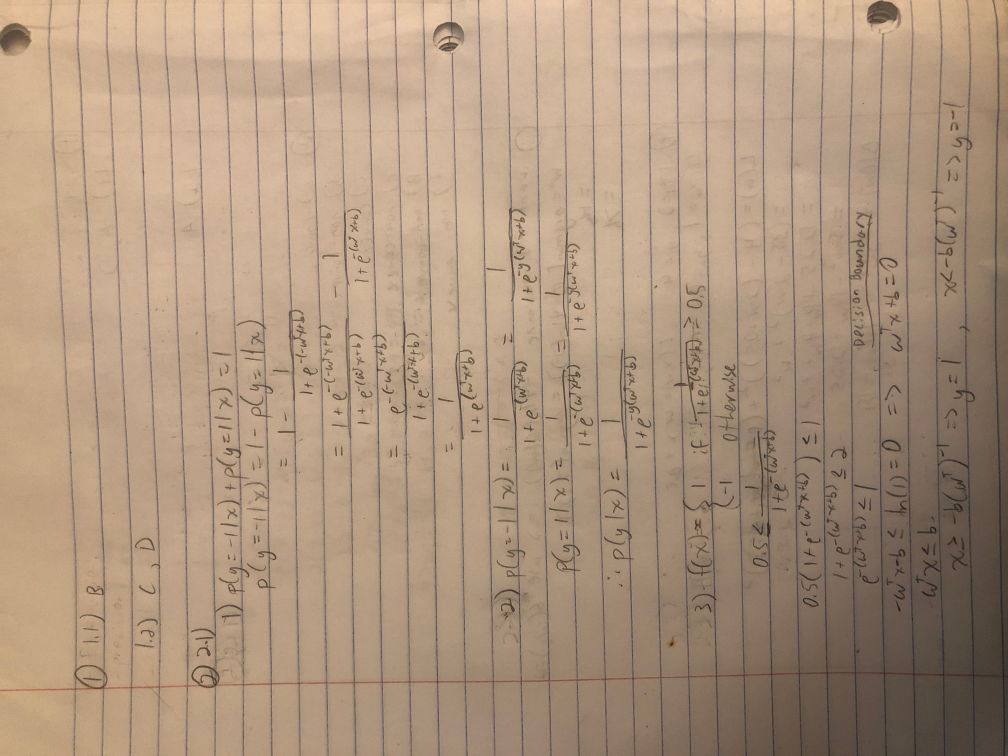
#> input picture Homework 4/IMG_3340.jpg, 4032 x 3024 px, found by its file name (shown at 1/4 size)
$ jupyter execute --allow-errors logistic.ipynb   (shell and % lines are left out)   (older library calls are emulated)
#> lines starting #> are read from the running program, lines starting #| are printed output that depends on the picture
[cell 1]
from PIL import Image

[cell 2]
img = Image.open("IMG_3340.JPG")
#> img is the input picture: PIL image 4032x3024 RGB; mean R, G, B 173.5, 149.2, 126.1
img = img.transpose(Image.ROTATE_270)
#> img: PIL image 3024x4032 RGB
img = img.resize((600,700),Image.ANTIALIAS)
#> img: PIL image 600x700 RGB
img

[cell 3]
img = Image.open("IMG_3341.JPG")
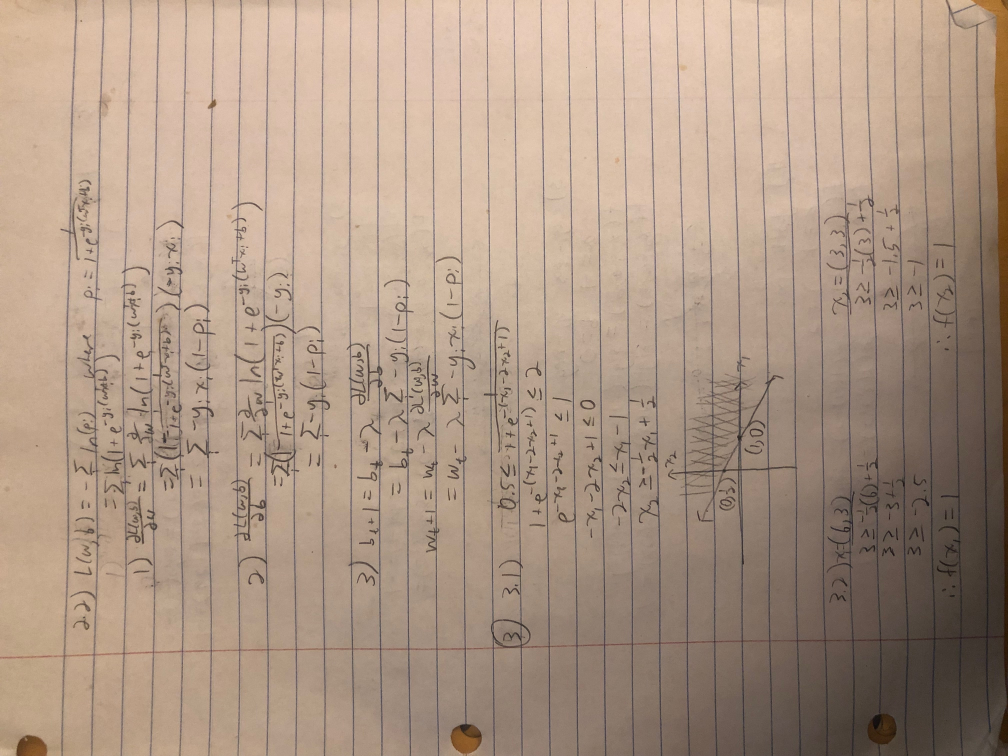
#> input picture Homework 4/IMG_3341.jpg, 4032 x 3024 px, found by its file name (shown at 1/4 size)
#> img is the input picture: PIL image 4032x3024 RGB; mean R, G, B 172.5, 150.3, 132.6
img = img.transpose(Image.ROTATE_270)
#> img: PIL image 3024x4032 RGB
img = img.resize((600,700),Image.ANTIALIAS)
#> img: PIL image 600x700 RGB
img

[cell 4]
img = Image.open("IMG_3342.JPG")
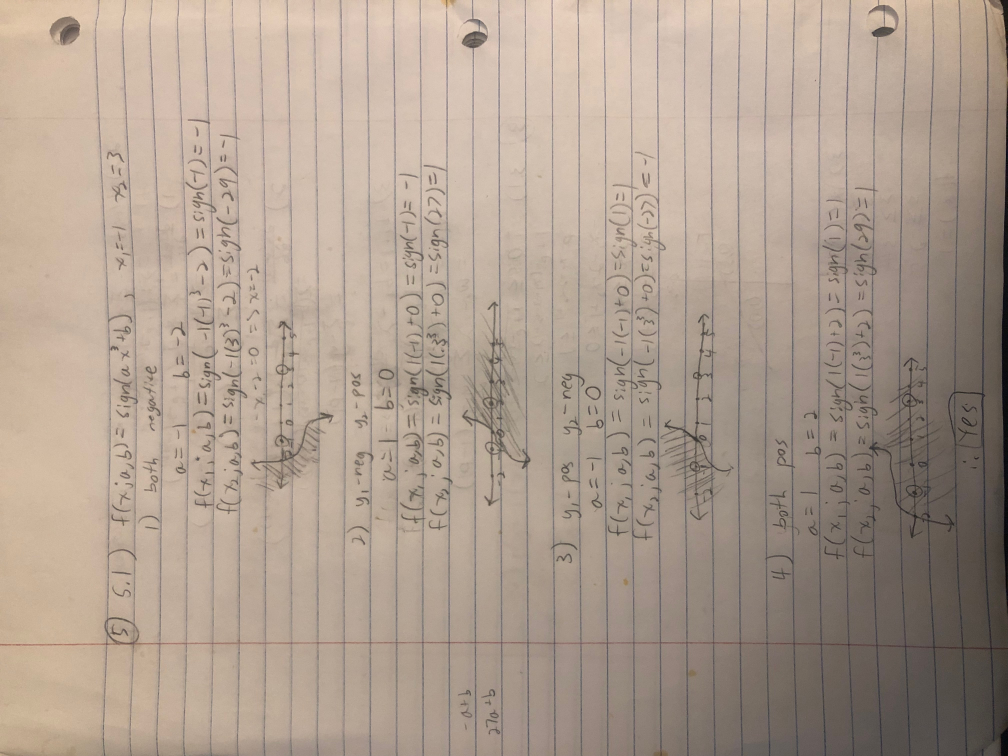
#> input picture Homework 4/IMG_3342.jpg, 4032 x 3024 px, found by its file name (shown at 1/4 size)
#> img is the input picture: PIL image 4032x3024 RGB; mean R, G, B 173.7, 157.3, 143.5
img = img.transpose(Image.ROTATE_270)
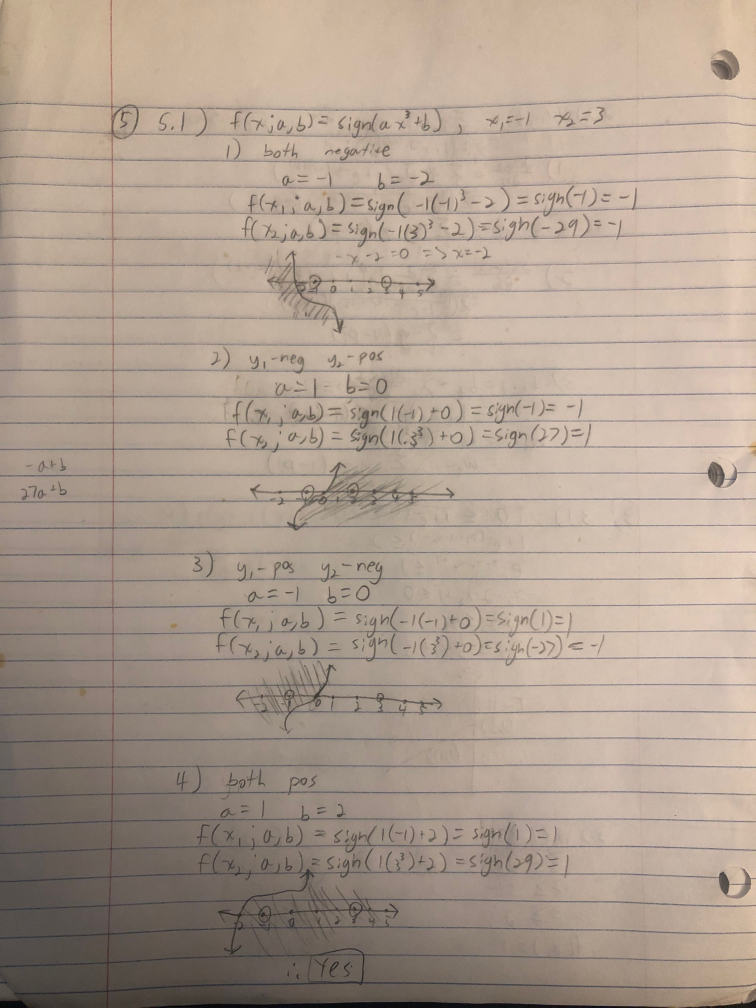
#> img: PIL image 3024x4032 RGB (shown at 1/4 size); mean R, G, B 173.7, 157.3, 143.5
img = img.resize((600,700),Image.ANTIALIAS)
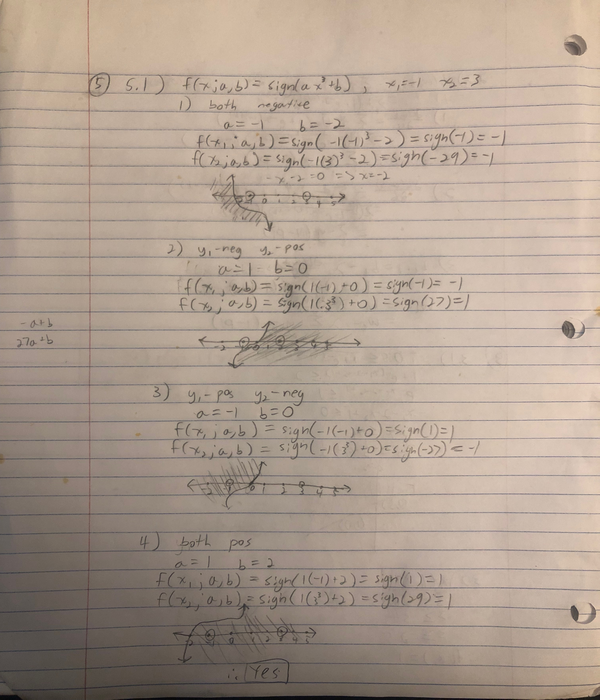
#> img: PIL image 600x700 RGB; mean R, G, B 173.7, 157.3, 143.5
img

[cell 5]
img = Image.open("IMG_3344.JPG")
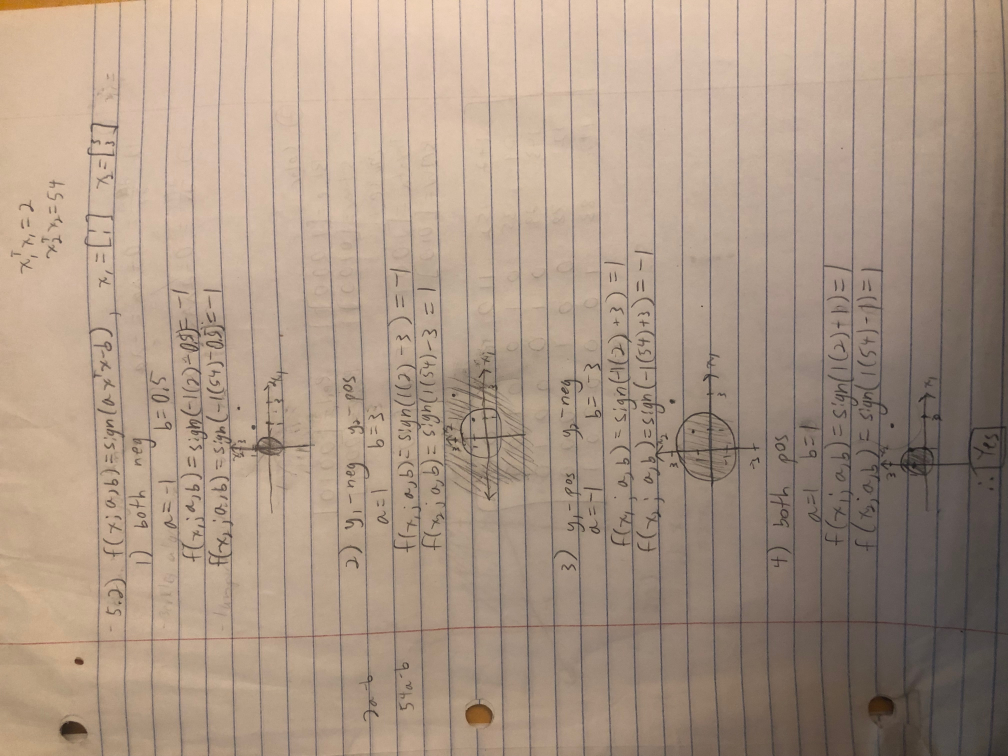
#> input picture Homework 4/IMG_3344.jpg, 4032 x 3024 px, found by its file name (shown at 1/4 size)
#> img is the input picture: PIL image 4032x3024 RGB; mean R, G, B 170.4, 149.9, 132.6
img = img.transpose(Image.ROTATE_270)
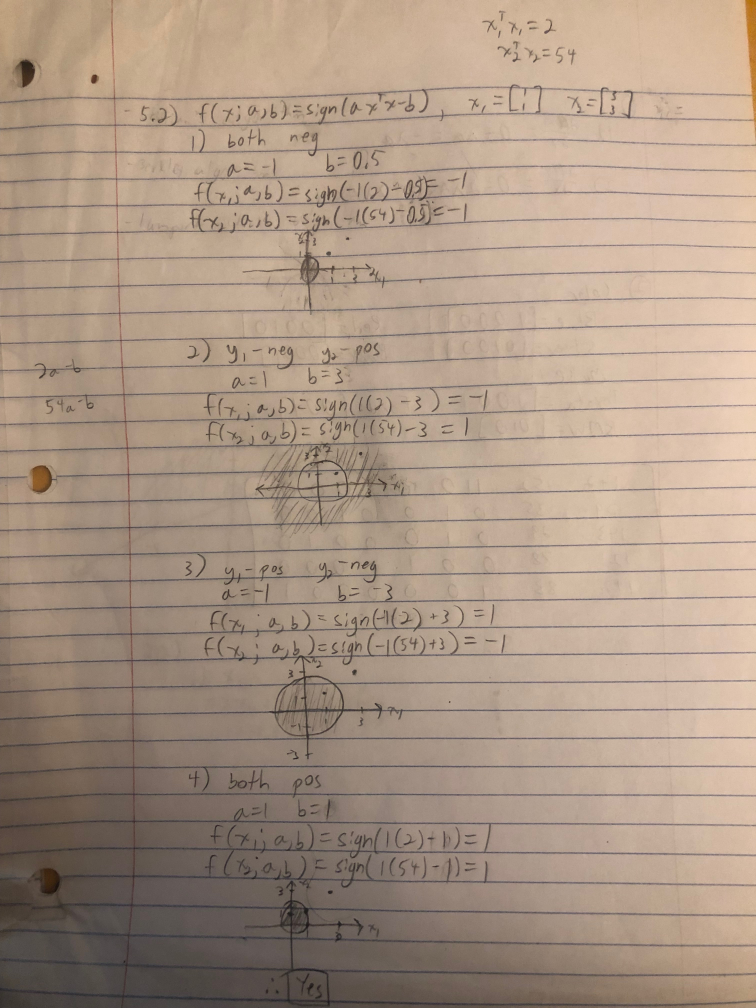
#> img: PIL image 3024x4032 RGB (shown at 1/4 size); mean R, G, B 170.4, 149.9, 132.6
img = img.resize((600,700),Image.ANTIALIAS)
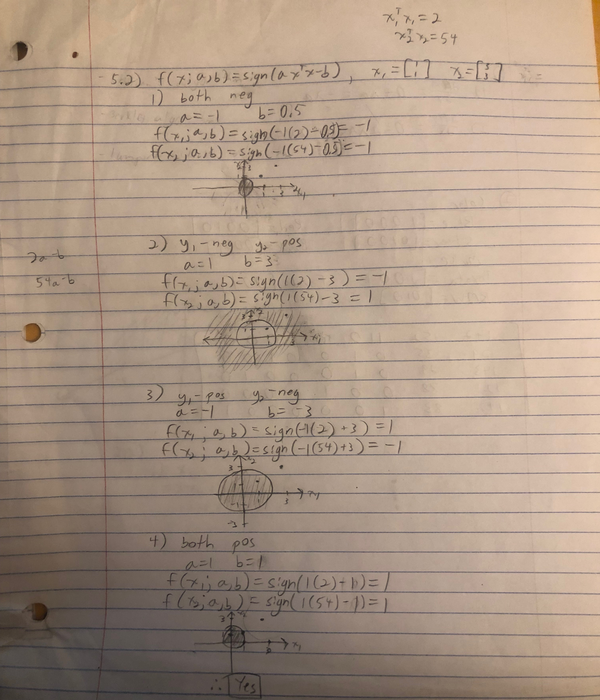
#> img: PIL image 600x700 RGB; mean R, G, B 170.4, 149.9, 132.6
img
